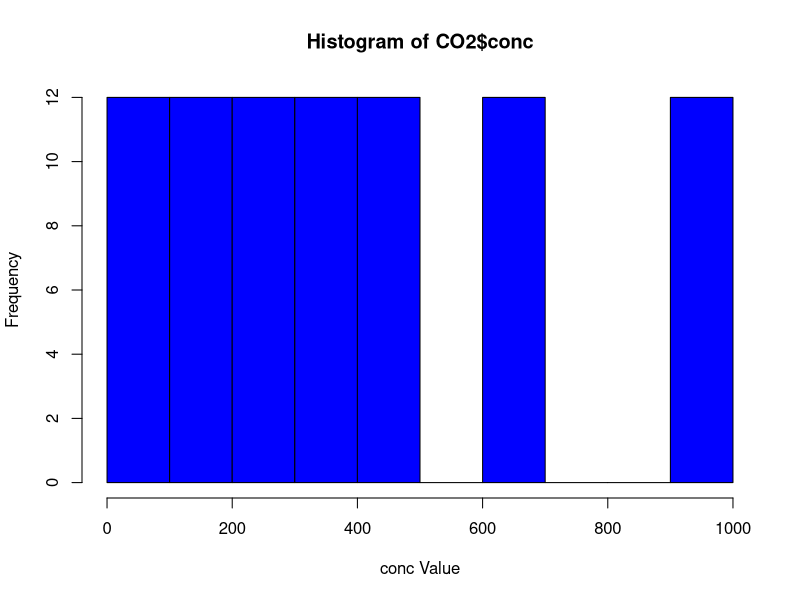
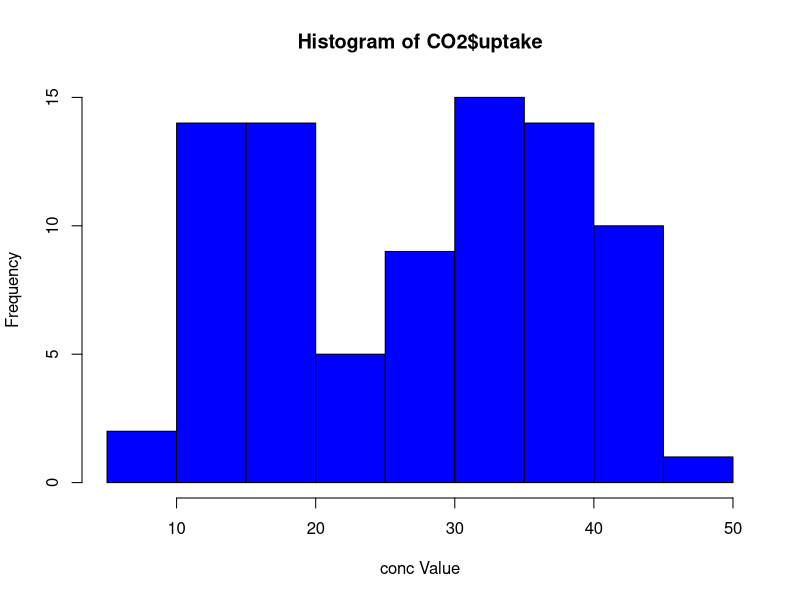

Source code (R) for these figures, in order:
## ---- chunk 1
# Load the datasets package (usually not necessary as it's loaded by default)
library(datasets)

# Import the CO2 dataset
data(CO2)

# Display the first few rows of the dataset
head(CO2)

# Get a set of summary stats for the dataset
summary(CO2)
## ---- chunk 2
# Create a histogram
hist(CO2$conc, 
     main="Histogram of CO2$conc",
     xlab="conc Value",
     ylab="Frequency",
     col="blue",
     border="black")

# Create a histogram
hist(CO2$uptake, 
     main="Histogram of CO2$uptake",
     xlab="conc Value",
     ylab="Frequency",
     col="blue",
     border="black")
## ---- chunk 3
t_test_results <- t.test(uptake ~ Treatment, data = CO2,
                         var.equal = FALSE)
print(t_test_results)
## ---- chunk 4
cor(CO2$uptake,CO2$conc)
